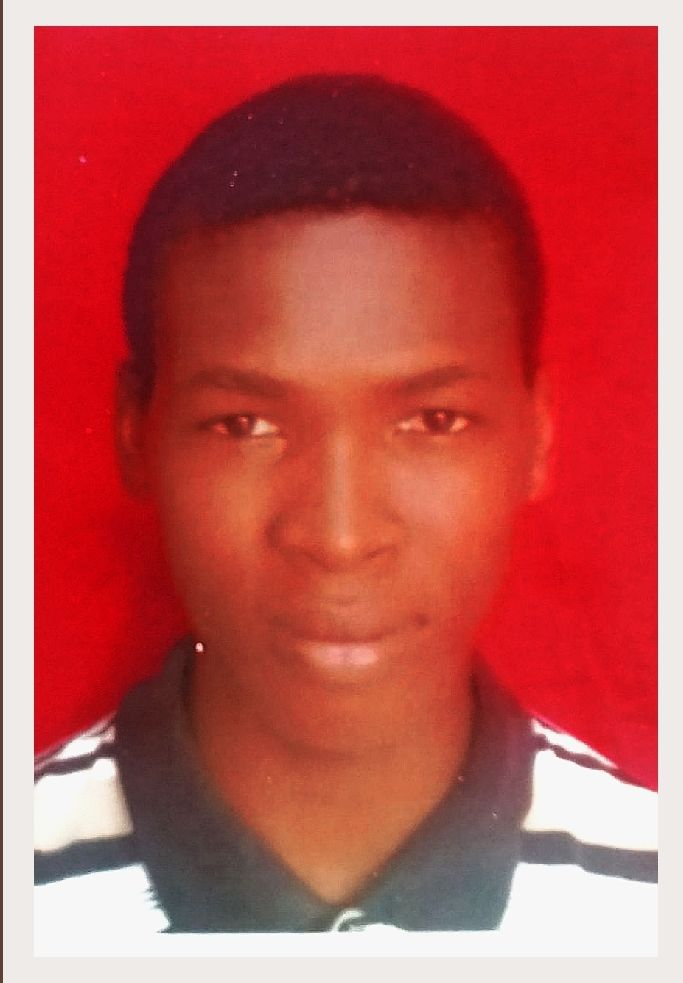
#> input picture passport.jpg, 683 x 983 px
$ python FaceDetectionAndTracking.py
#> lines starting #> are read from the running program, lines starting #| are printed output that depends on the picture; after the words box and inside, x2 and y2 are one past the last pixel; in counts of white or black regions, pixels touching at a corner belong together
import cv2

class FaceDetectionAndTracking:
    def __init__(self, tracker_type="KCF"):
        """
        Initializes the FaceDetectionAndTracking system using OpenCV.

        Parameters:
        - tracker_type (str): Specifies the type of tracker to use (e.g., 'KCF', 'CSRT', etc.).
        """
        # Initialize face detection using OpenCV Haar Cascade
        self.face_cascade = cv2.CascadeClassifier(cv2.data.haarcascades + 'haarcascade_frontalface_default.xml')

        # Map of available OpenCV trackers
        self.tracker_type = tracker_type
        self.tracker = None
        self.tracking_face = False
        self.tracker_types = {
            "KCF": cv2.legacy.TrackerKCF_create,
            "CSRT": cv2.legacy.TrackerCSRT_create,
            "MIL": cv2.legacy.TrackerMIL_create
        }
        if tracker_type not in self.tracker_types:
            raise ValueError(f"Invalid tracker type: {tracker_type}. Available types: {list(self.tracker_types.keys())}")

    def create_tracker(self):
        """Creates an OpenCV tracker instance based on the specified type."""
        return self.tracker_types[self.tracker_type]()

    def detect_face_in_image(self, image):
        """
        Detects faces in a static image and returns the bounding box of the first face.

        Parameters:
        - image (numpy array): The image to detect the face from.

        Returns:
        - bbox (tuple): Bounding box of the detected face (x, y, w, h), or None if no face is detected.
        """
        gray = cv2.cvtColor(image, cv2.COLOR_BGR2GRAY)  # Convert to grayscale
        faces = self.face_cascade.detectMultiScale(gray, scaleFactor=1.1, minNeighbors=5, minSize=(30, 30))

        if len(faces) > 0:
            return faces[0]  # Return the bounding box of the first detected face
        return None

    def initialize_tracker(self, frame, bbox):
        """Initializes the tracker with the given frame and bounding box."""
        self.tracker = self.create_tracker()
        self.tracker.init(frame, tuple(bbox))
        self.tracking_face = True

    def track_faces_with_webcam(self, image_path="passport.jpg", resize_factor=0.75):
        """
        Tracks faces in real-time using the webcam. Detects a face from an image and tracks it.

        Parameters:
        - image_path (str): Path to an image to detect the initial face. If None, the webcam will be used.
        - resize_factor (float): Scale down factor for frames to speed up processing.
        """
#> called with image_path = 'passport.jpg', resize_factor = 0.75
        # Load the image or capture from webcam for initial face detection
        if image_path:
            image = cv2.imread(image_path)
#> image is the input picture: shape (983, 683, 3); mean B, G, R 83.3, 85.8, 192.3
            if image is None:
                print("Error: Could not load the image.")
                return
        else:
            cap = cv2.VideoCapture(0)
            if not cap.isOpened():
                print("Error: Could not open webcam.")
                return
            ret, image = cap.read()
            cap.release()

        # Detect face in the static image
        bbox = self.detect_face_in_image(image)
#> in detect_face_in_image, `gray = cv2.cvtColor(image, cv2.COLOR_BGR2GRAY)`:
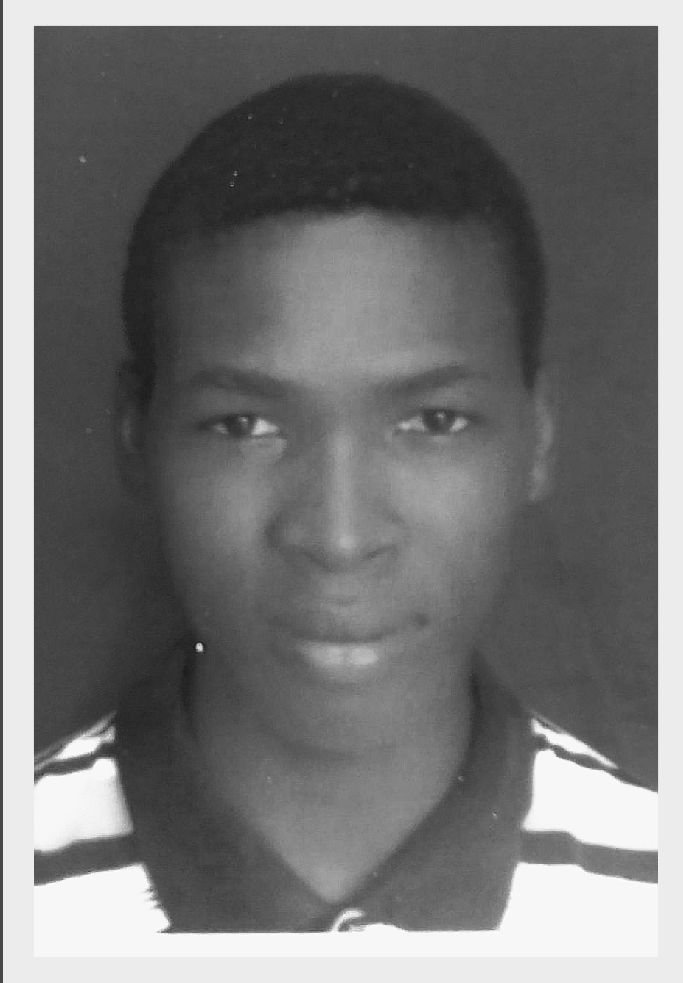
#> gray: shape (983, 683); min 23, max 255, mean 117.4
#> in detect_face_in_image, `faces = self.face_cascade.detectMultiScale(gray, scaleFactor=1.1, minN..`: faces = [[144, 278, 387, 387]]
#> bbox = [144, 278, 387, 387]
        if bbox is None:
            print("No face detected in the image.")
            return

        # Initialize tracker with the detected face
        self.initialize_tracker(image, bbox)

        # Start real-time tracking from the webcam
        cap = cv2.VideoCapture(0)
        if not cap.isOpened():
            print("Error: Could not open webcam.")
            return

        while True:
            ret, frame = cap.read()
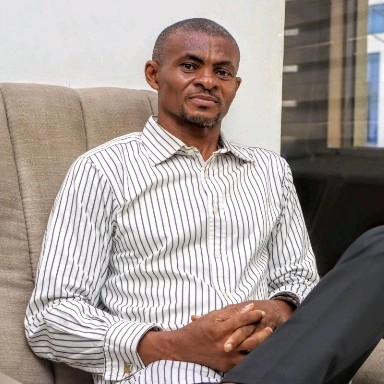
#> input picture dad.jpg, 384 x 384 px, given in place of the camera
#> frame is the input picture: shape (384, 384, 3); mean B, G, R 147.6, 152, 162.1
            if not ret:
                print("Error: Could not read frame from webcam.")
                break

            # Optionally resize frame for faster processing
            frame = cv2.resize(frame, (int(frame.shape[1] * resize_factor), int(frame.shape[0] * resize_factor)))
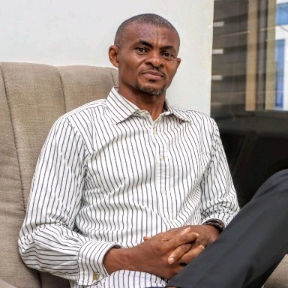
#> frame: shape (288, 288, 3); mean B, G, R 147.5, 152, 162

            if self.tracking_face:
                success, bbox = self.tracker.update(frame)
#> success = True; bbox = (144, 278, 144, 10)
                if success:
                    (x, y, w, h) = [int(v) for v in bbox]
#> x = 144; y = 278; w = 144; h = 10
                    cv2.rectangle(frame, (x, y), (x + w, y + h), (0, 255, 0), 2)
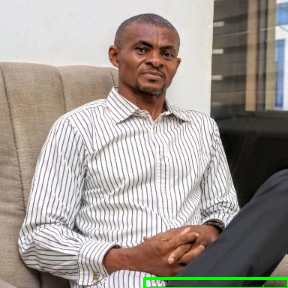
#> frame: shape (288, 288, 3); 0.73% of pixels changed, all inside (x1, y1, x2, y2) = (143, 277, 288, 288)
                else:
                    print("Tracking failed. Re-detecting face.")
                    self.tracking_face = False
            else:
                bbox = self.detect_face_in_image(frame)
                if bbox is not None:
                    print("Re-detected face, resuming tracking.")
                    self.initialize_tracker(frame, bbox)

            # Display the frame with detected or tracked face
            cv2.imshow('Face Detection and Tracking', frame)

            if cv2.waitKey(1) & 0xFF == ord('q'):
#> (key q is pressed here)
                break

        cap.release()
        cv2.destroyAllWindows()

# Usage Example
face_system = FaceDetectionAndTracking(tracker_type="KCF")
face_system.track_faces_with_webcam()
